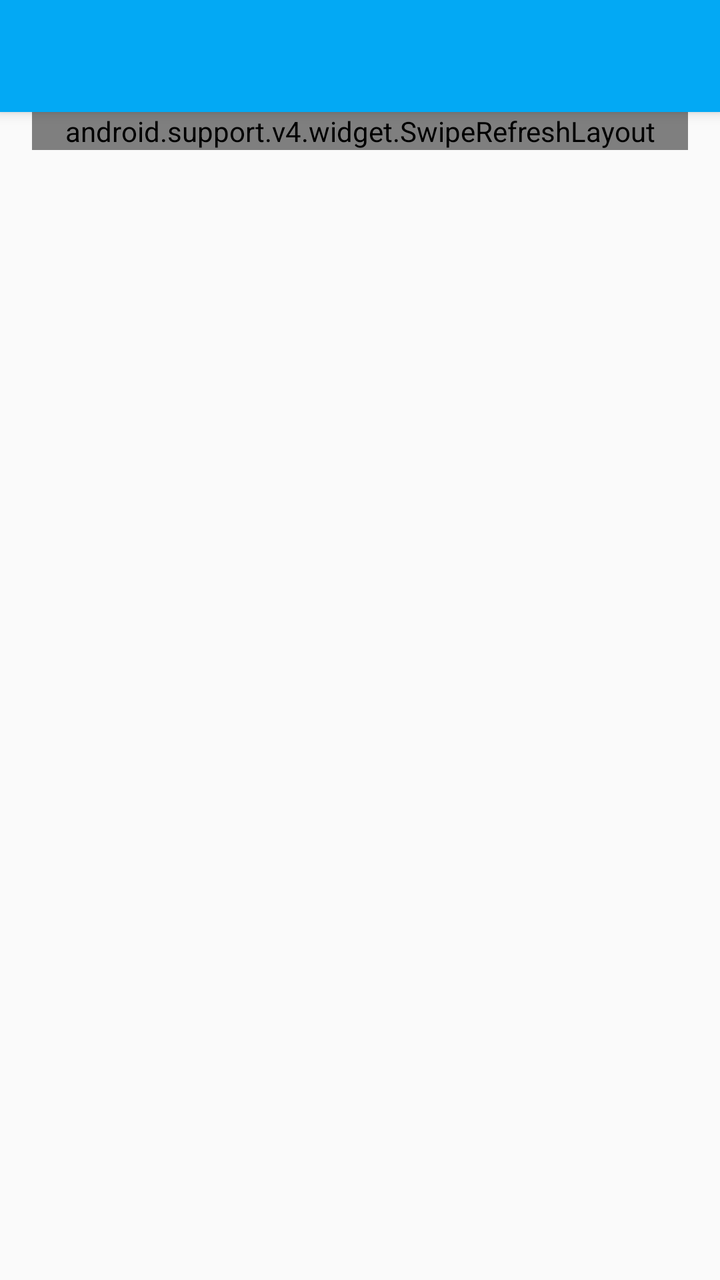
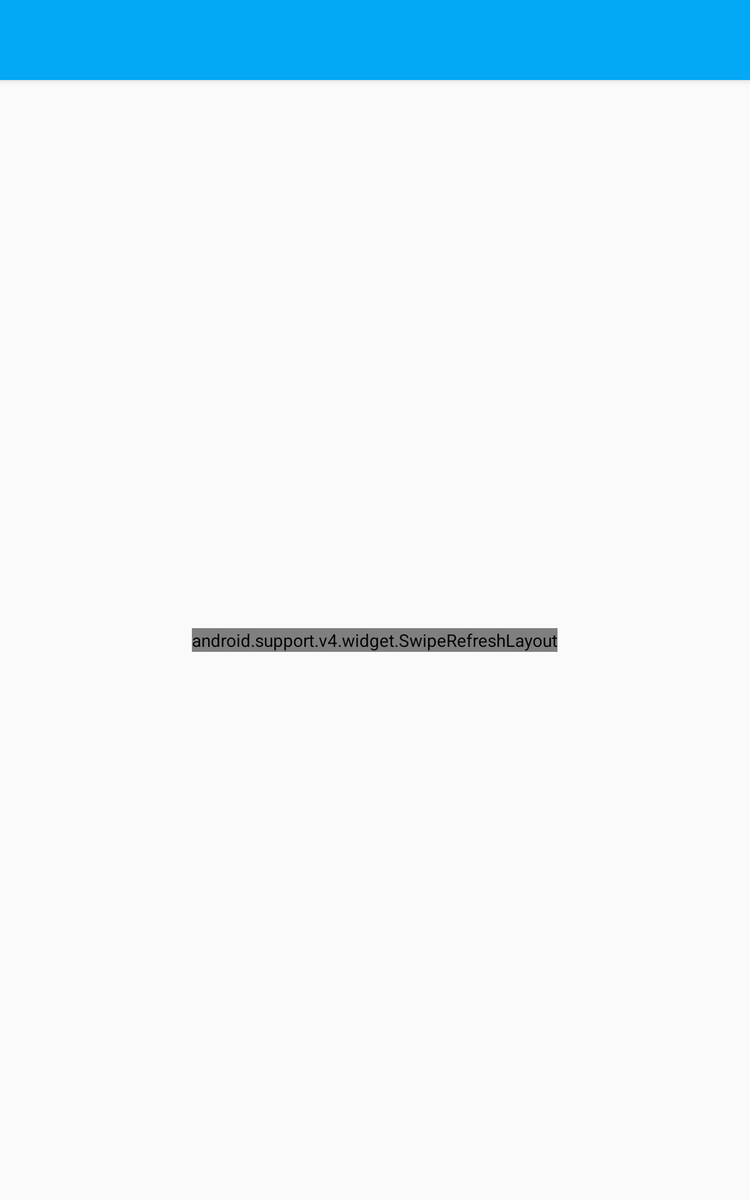

One screen, two layout resources from the same app: the default and the repository's alternative for another configuration. Each is rendered where Android would select it; the XML of both is given below.
<!-- AndroidManifest.xml: activity theme Theme.Bacon -->
<!-- res/layout/activity_article_list.xml -->
<android.support.design.widget.CoordinatorLayout
    xmlns:android="http://schemas.android.com/apk/res/android"
    xmlns:app="http://schemas.android.com/apk/res-auto"
    android:layout_width="match_parent"
    android:layout_height="match_parent"
    >


    
    
    
    <android.support.v4.widget.SwipeRefreshLayout
        android:id="@+id/swipe_refresh_layout"
        android:layout_width="match_parent"
        android:layout_height="wrap_content"
        android:layout_marginTop="?attr/actionBarSize"
        android:layout_marginStart="@dimen/activity_default_horizontal_margin"
        android:layout_marginEnd="@dimen/activity_default_horizontal_margin"
        >

        
        <android.support.v7.widget.RecyclerView
            android:id="@+id/recycler_view"
            android:layout_width="match_parent"
            android:layout_height="match_parent"
            android:clipToPadding="false"
            android:scrollbarStyle="outsideOverlay"
            android:layout_marginStart="@dimen/activity_default_horizontal_margin"
            android:layout_marginEnd="@dimen/activity_default_horizontal_margin"
            />
    </android.support.v4.widget.SwipeRefreshLayout>


        <include layout="@layout/toolbar"/>

</android.support.design.widget.CoordinatorLayout>
<!-- res/layout/toolbar.xml (included above) -->
<?xml version="1.0" encoding="utf-8"?>
<android.support.design.widget.AppBarLayout
    xmlns:android="http://schemas.android.com/apk/res/android"
    xmlns:app="http://schemas.android.com/apk/res-auto"
    android:id="@+id/toolbar_container"
    android:layout_width="match_parent"
    android:layout_height="?attr/actionBarSize"
    android:background="?attr/colorPrimary"
    >


    <android.support.v7.widget.Toolbar
        android:id="@+id/toolbar"
        android:layout_width="match_parent"
        android:layout_height="match_parent"
        app:theme="@style/ThemeOverlay.AppCompat.Dark.ActionBar"
        app:popupTheme="@style/ThemeOverlay.AppCompat.Light"
        >

        <ImageView
            android:layout_width="wrap_content"
            android:layout_height="wrap_content"
            android:contentDescription="@string/app_name"
            android:src="@drawable/logo" />

    </android.support.v7.widget.Toolbar>

</android.support.design.widget.AppBarLayout>
<!-- resources referenced by this layout -->
<resources>
  <dimen name="activity_default_horizontal_margin">16dp</dimen>
  <string name="app_name">XYZ Reader</string>
  <style name="Theme.Bacon" parent="@style/Theme.AppCompat.Light.NoActionBar">
          <item name="colorPrimary">@color/primary</item>
          <item name="colorPrimaryDark">@color/primary_dark</item>
          <item name="colorAccent">@color/accent</item>
          <item name="android:textColorPrimary">@color/primary_text</item>
          <item name="android:textColorSecondary">@color/secondary_text</item>
      </style>
  <color name="primary">#03A9F4</color>
  <color name="primary_dark">#0288D1</color>
  <color name="accent">#FFEB3B</color>
  <color name="primary_text">#212121</color>
  <color name="secondary_text">#727272</color>
</resources>
<!-- res/layout-sw600dp/activity_article_list.xml (the repository's variant of the layout above) -->
<!-- drawn on a 7-inch tablet held upright -->
<android.support.design.widget.CoordinatorLayout
    xmlns:android="http://schemas.android.com/apk/res/android"
    xmlns:app="http://schemas.android.com/apk/res-auto"
    xmlns:tools="http://schemas.android.com/tools"
    android:layout_width="match_parent"
    android:layout_height="match_parent"
    >

    <android.support.v4.widget.SwipeRefreshLayout
        android:id="@+id/swipe_refresh_layout"
        android:layout_width="wrap_content"
        android:layout_height="wrap_content"
        android:layout_gravity="center"
        android:layout_marginTop="?attr/actionBarSize"
        >

        <LinearLayout
            android:layout_width="match_parent"
            android:layout_height="match_parent">

            <Space
                android:layout_width="0dp"
                android:layout_height="match_parent"
                android:layout_weight="1"
                />

        <android.support.v7.widget.RecyclerView
            android:id="@+id/recycler_view"
            android:layout_width="wrap_content"
            android:layout_height="wrap_content"
            android:clipToPadding="false"
            android:scrollbarStyle="outsideOverlay"
            android:layout_marginStart="@dimen/keyline_1"
            android:layout_marginEnd="@dimen/keyline_1"
            tools:listitem="@android:layout/simple_expandable_list_item_1"
            />

            <Space
                android:layout_width="0dp"
                android:layout_height="match_parent"
                android:layout_weight="1"
                />
        </LinearLayout>

    </android.support.v4.widget.SwipeRefreshLayout>


        <include layout="@layout/toolbar"/>

</android.support.design.widget.CoordinatorLayout>
<!-- resources referenced by the variant -->
<!-- as a 7-inch tablet held upright resolves them -->
<resources>
  <!-- from res/values-sw600dp/ -->
  <dimen name="keyline_1">24dp</dimen>
  <string name="app_name">XYZ Reader</string>
  <style name="Theme.Bacon" parent="@style/Theme.AppCompat.Light.NoActionBar">
          <item name="colorPrimary">@color/primary</item>
          <item name="colorPrimaryDark">@color/primary_dark</item>
          <item name="colorAccent">@color/accent</item>
          <item name="android:textColorPrimary">@color/primary_text</item>
          <item name="android:textColorSecondary">@color/secondary_text</item>
      </style>
  <color name="primary">#03A9F4</color>
  <color name="primary_dark">#0288D1</color>
  <color name="accent">#FFEB3B</color>
  <color name="primary_text">#212121</color>
  <color name="secondary_text">#727272</color>
</resources>
